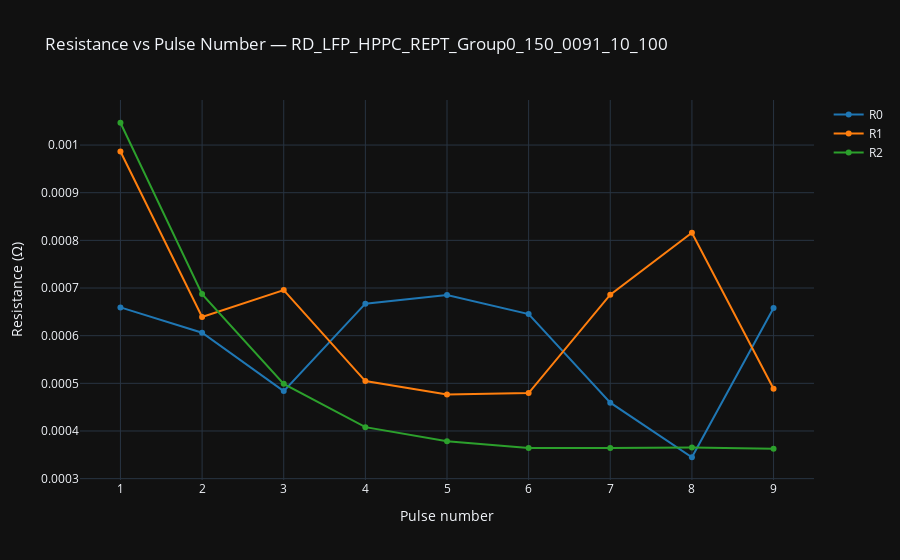

The notebook cell this image was saved under:
### Code cell
import pandas as pd
import plotly.graph_objects as go
from pathlib import Path

CELL = "RD_LFP_HPPC_REPT_Group0_150_0091_10_100"
summary_path = Path(f"/home/kcv/Desktop/HPPC_post_processing/post_processing/data/optimiser_results/resistances/{CELL}_resistance_summary.csv")
summary = pd.read_csv(summary_path)
summary["pulse_no"] = range(1, len(summary) + 1)

fig = go.Figure()
for col, color in zip(["R0", "R1", "R2"], ["#1f77b4", "#ff7f0e", "#2ca02c"]):
    fig.add_trace(
        go.Scatter(
            x=summary["pulse_no"],
            y=summary[col].abs(),
            mode="lines+markers",
            name=col,
            line=dict(color=color),
        )
    )

fig.update_layout(
    title=f"Resistance vs Pulse Number — {summary['file'].iloc[0]}",
    xaxis_title="Pulse number",
    yaxis_title="Resistance (Ω)",
    template="plotly_dark",
)
fig.show()

### Figure 1 — Plotly figure (JSON) as saved in the notebook; plotly's stock layout.template omitted (floating-point values rounded to 4 significant figures)
{"data": [{"line": {"color": "#1f77b4"}, "mode": "lines+markers", "name": "R0", "type": "scatter", "x": [1, 2, 3, 4, 5, 6, 7, 8, 9], "y": [0.0006594, 0.0006063, 0.0004837, 0.0006671, 0.0006855, 0.0006453, 0.0004595, 0.0003449, 0.0006579]}, {"line": {"color": "#ff7f0e"}, "mode": "lines+markers", "name": "R1", "type": "scatter", "x": [1, 2, 3, 4, 5, 6, 7, 8, 9], "y": [0.0009865, 0.0006391, 0.0006957, 0.0005047, 0.0004764, 0.0004797, 0.000686, 0.000816, 0.0004887]}, {"line": {"color": "#2ca02c"}, "mode": "lines+markers", "name": "R2", "type": "scatter", "x": [1, 2, 3, 4, 5, 6, 7, 8, 9], "y": [0.001047, 0.0006873, 0.0004989, 0.0004081, 0.0003787, 0.0003642, 0.0003645, 0.0003653, 0.0003626]}], "layout": {"title": {"text": "Resistance vs Pulse Number — RD_LFP_HPPC_REPT_Group0_150_0091_10_100"}, "xaxis": {"title": {"text": "Pulse number"}}, "yaxis": {"title": {"text": "Resistance (Ω)"}}}}
